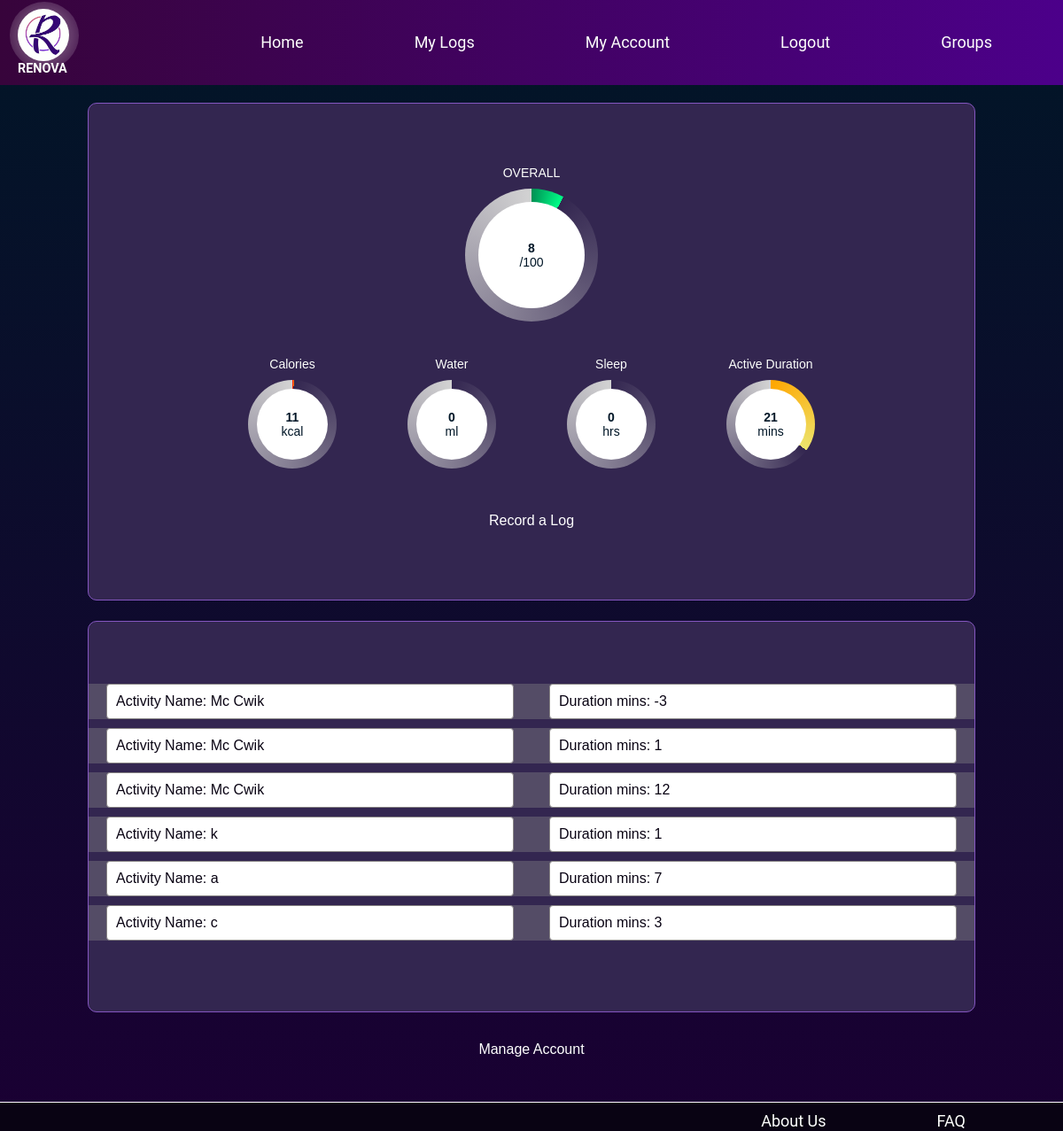
The app's page /renova/my-logs/ (signed in) with its own data.
### renova/models.py (models this page shows, shortened)
class Activity(models.Model):
    name = models.CharField(max_length=200)
    duration = models.IntegerField()
    log = models.ForeignKey('Log', related_name='activities', on_delete=models.CASCADE, null=True, blank=True)

### renova/views.py (the view)
# urls.py: path('my-logs/', views.my_logs, name='my_logs'),
@login_required
def my_logs(request):
    logs = Log.objects.all().filter(user=request.user).order_by("-creation_date")
    today_logs = Log.objects.all().filter(user=request.user).filter(creation_date=timezone.now())
    total_water = today_logs.aggregate(Sum('water'))['water__sum'] or 0
    total_calories = today_logs.aggregate(Sum('calories'))['calories__sum'] or 0
    total_sleep = today_logs.aggregate(Sum('sleep'))['sleep__sum'] or 0
    total_duration = today_logs.aggregate(total_duration=Sum('total_duration'))['total_duration'] or 0
    context_dict = {
        'logs' : logs,
        'total_water': total_water,
        'total_calories': total_calories,
        'total_sleep': total_sleep,
        'total_duration': total_duration,
    }
    return render(request, 'renova/my_logs.html', context=context_dict)

### templates/renova/my_logs.html (shortened to what this page needs)
{% extends "base.html" %}
{% load staticfiles %}
{% block content %}
<div class="my_logs middle">
  <div class="large-dial-container">
    <div class="dial-label">OVERALL</div>
    <div id="overall-dial" class="dial large-dial"><div class="dial-text"><strong>0</strong><br />/100</div></div>
  </div>
  <div class="small-dials-container">
    <div class="dial-container">
      <div class="dial-label">Calories</div>
      <div id="calorie-dial" class="dial"><div class="dial-text"><strong>{{ total_calories }}</strong><br />kcal</div></div>
    </div>
    <div class="dial-container">
      <div class="dial-label">Water</div>
      <div id="water-dial" class="dial"><div class="dial-text"><strong>{{ total_water }}</strong><br />ml</div></div>
    </div>
    <div class="dial-container">
      <div class="dial-label">Sleep</div>
      <div id="sleep-dial" class="dial"><div class="dial-text"><strong>{{ total_sleep }}</strong><br />hrs</div></div>
    </div>
    <div class="dial-container">
      <div class="dial-label">Active Duration</div>
      <div id="duration-dial" class="dial"><div class="dial-text"><strong>{{ total_duration }}</strong><br />mins</div></div>
    </div>
  </div>
  <div class="smallercont"><a href="{% url 'renova:record_log' %}">Record a Log</a></div>
</div>
<div class="middle columns">
  {% for log in logs %}
    {% for activity in log.activities.all %}
      <div class="activity-log">
        <div class="activity-name">
          <span>Activity Name: {{ activity.name }}</span>
        </div>
        <div class="activity-duration">
          <span>Duration mins: {{ activity.duration }}</span>
        </div>
      </div>
    {% endfor %}
  {% empty %}
    <div class="activity-log"></div>
    <p>You have no logs at the moment.</p>
  {% endfor %}
</div>
<div class="manage-account-container"><a href="{% url 'renova:my_account' %}">Manage Account</a></div>
{% endblock %}

### templates/base.html (shortened to what this page needs)
<!DOCTYPE html>
{% load staticfiles %}
<!DOCTYPE html>
<html lang="en">
<head>
    <link rel="stylesheet" href="{% static 'base.css' %}">
	<link rel="stylesheet" href="https://cdnjs.cloudflare.com/ajax/libs/font-awesome/6.0.0-beta3/css/all.min.css">
</head>
<body>
<header>
    <div id="logo" class="columns">
		<img src="{% static 'images/renova.png' %}" alt="Logo" />
    	RENOVA
    </div>
    <nav>
        <ul>
		<li><a href="{% url 'renova:index' %}">Home</a></li>
	{% if user.is_authenticated %}
		<li><a href="{% url 'renova:my_logs' %}">My Logs</a></li>
        <li><a href="{% url 'renova:my_account' %}">My Account</a></li>
		<li><a href="{% url 'auth_logout' %}">Logout</a></li>
	{% else %}
		<li><a href="{% url 'registration_register' %}">Sign Up</a></li>
		<li><a href="{% url 'auth_login' %}">Login</a></li>
	{% endif %}
		<li><a href="{% url 'renova:groups' %}">Groups</a></li>
        </ul>
    </nav>
</header>
<main>
    {% block content %}
    {% endblock %}
</main>
<footer>
	<nav>
		<ul>
		<li><a href="{% url 'renova:about_us' %}">About Us</a></li>
		<li><a href="{% url 'renova:faq' %}">FAQ</a></li>
		</ul>
	</nav>
</footer>
</body>
</html>

### static/base.css (style rules this page uses)
body, ul { margin: 0; padding: 0; }
body { font-family: Arial, sans-serif; display: flex; flex-direction: column; min-height: 100vh; background: linear-gradient(to top, #1a0033, #011627); color: #FDFFFC; }
header { background: linear-gradient(to right, #37043b, #4c008a); padding: 10px 20px; display: flex; justify-content: space-between; align-items: center; z-index: 1; }
nav ul { list-style-type: none; font-size: 1.5vw; }
nav ul li { display: inline; margin: 5vw; }
nav ul li a { text-decoration: none; color: #FDFFFC; font-family: 'Roboto', sans-serif; }
#logo { font-size : 1.2vw; width: 5%; height: 5%; font-family: 'Roboto', sans-serif; font-weight: bold; position: relative; z-index: 2; }
#logo::after { content: ""; display: block; width: 135%; height: 100%; background: radial-gradient(circle at center, rgba(255, 255, 255, 0.5) 0%, transparent 100%); border-radius: 50%; position: absolute; top: -10%; left: -16%; z-index: 3; }
#logo img { background-color: #FDFFFC; border-radius: 50%; padding: 5%; z-index: 4; }
main { padding : 20px ; flex: 1 0 auto; }
.middle { margin: auto; margin-bottom: 2%; width: 1000px; border: 1px solid rgb(132, 86, 192); padding: 70px 0; border-radius: 10px; text-align: center; background-color: rgb(51, 38, 80); }
main > div { display: flex; }
footer { flex-shrink: 0; text-align: right; margin-top: 20px; padding-top: 10px; padding-right: 50px; border-top: 1px solid #ffffff; background-color: #090313; color: #ffffff; }
.columns { display: flex; flex-direction: column; }
.my_logs { display: flex; flex-direction: column; align-items: center; }
.large-dial-container, .small-dials-container { display: flex; flex-direction: column; align-items: center; }
.small-dials-container { flex-direction: row; justify-content: center; }
.dial-container { display: flex; flex-direction: column; align-items: center; margin: 10% 10%; }
.dial { width: 100px; height: 100px; border-radius: 50%; position: relative; background: lightgrey; color: #011627; }
.large-dial { width: 150px; height: 150px; }
.dial-label { margin-bottom: 10px; text-align: center; font-size: 14px; }
.dial::before { content: ""; position: absolute; top: 10%; left: 10%; width: 80%; height: 80%; border-radius: 50%; background: #ffffff; }
.large-dial::before { top: 10%; left: 10%; width: 80%; height: 80%; }
.dial-text { position: absolute; top: 50%; left: 50%; transform: translate(-50%, -50%); text-align: center; font-size: 14px; }
#calorie-dial { background: conic-gradient(red 0%, rgb(255, 123, 0) 50%, transparent 50%, lightgrey 100%); }
#water-dial { background: conic-gradient(aqua 0%, rgb(0, 255, 200) 25%, transparent 25%, lightgrey 100%); }
#sleep-dial { background: conic-gradient(rgb(36, 0, 119) 0%, rgb(204, 0, 255) 75%, transparent 75%, lightgrey 100%); }
#duration-dial { background: conic-gradient(rgb(255, 166, 0) 0%, rgb(236, 228, 109) 100%, transparent 100%, lightgrey 100%); }
#overall-dial { background: conic-gradient(rgb(0, 143, 83) 0%, rgb(0, 255, 136) 78%, transparent 78%, lightgrey 100%); }
.activity-log { display: flex; justify-content: space-between; width: 100%; margin-bottom: 10px; background-color: #8b8b8b62; }
.activity-name, .activity-duration { flex-basis: 48%; margin: 0 20px; background-color: white; padding: 10px; border: 1px solid #878484; border-radius: 4px; display: flex; align-items: left; color: #090313; text-align: left; }
.activity-name span, .activity-duration span { display: block; width: 100%; color: #090313; }
.smallercont { width: 50%; margin: auto; text-align: center; color: white; }
.smallercont a { color: white; display: inline-block; padding: 10px 20px; text-decoration: none; }
.manage-account-container { text-align: center; width: 100%; }
.manage-account-container a { color: white; display: inline-block; margin: 0 auto; padding: 10px; text-decoration: none; }

### records on screen
Activity: name "Mc Cwik", duration "-3"
Activity: name "Mc Cwik", duration "1"
Activity: name "Mc Cwik", duration "12"
Activity: name "k", duration "1"
Activity: name "a", duration "7"
Activity: name "c", duration "3"

### other values on screen
{{ total_calories }} "11"
{{ total_water }} "0"
{{ total_sleep }} "0"
{{ total_duration }} "21"
